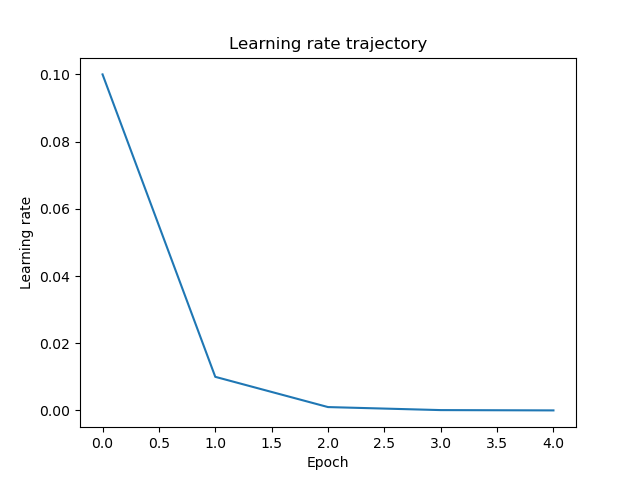

This chart was generated by the following Python code:
import matplotlib.pyplot as plt
import numpy as np

# set epoch as a numpy arrany of ints ranging from 0-5
epoch = np.arange(0, 5)
print(epoch)
args_lr = 0.1
lr_change = 1


# plot the learning rate trajectory
lr = args_lr * (0.1 ** (epoch // lr_change))

plt.plot(epoch, lr)
plt.xlabel('Epoch')
plt.ylabel('Learning rate')
plt.title('Learning rate trajectory')
# save plot to file
plt.savefig('plot_lr_trajectory.png')

print(lr)